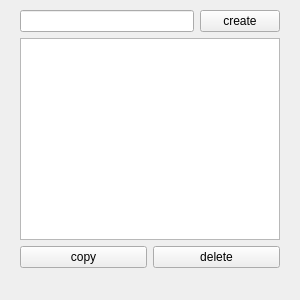
<?xml version="1.0" encoding="UTF-8"?>
<ui version="4.0">
 <class>Form</class>
 <widget class="QWidget" name="Form">
  <property name="geometry">
   <rect>
    <x>0</x>
    <y>0</y>
    <width>300</width>
    <height>300</height>
   </rect>
  </property>
  <property name="windowTitle">
   <string>Form</string>
  </property>
  <widget class="QWidget" name="">
   <property name="geometry">
    <rect>
     <x>20</x>
     <y>10</y>
     <width>260</width>
     <height>258</height>
    </rect>
   </property>
   <layout class="QVBoxLayout" name="verticalLayout_2">
    <item>
     <layout class="QVBoxLayout" name="verticalLayout">
      <item>
       <layout class="QHBoxLayout" name="horizontalLayout">
        <item>
         <widget class="QLineEdit" name="create_input"/>
        </item>
        <item>
         <widget class="QPushButton" name="create_button">
          <property name="text">
           <string>create</string>
          </property>
         </widget>
        </item>
       </layout>
      </item>
      <item>
       <widget class="QListWidget" name="output_list"/>
      </item>
     </layout>
    </item>
    <item>
     <layout class="QHBoxLayout" name="horizontalLayout_2">
      <item>
       <widget class="QPushButton" name="copy_button">
        <property name="text">
         <string>copy</string>
        </property>
       </widget>
      </item>
      <item>
       <widget class="QPushButton" name="delete_button">
        <property name="text">
         <string>delete</string>
        </property>
       </widget>
      </item>
     </layout>
    </item>
   </layout>
  </widget>
 </widget>
 <resources/>
 <connections/>
</ui>
